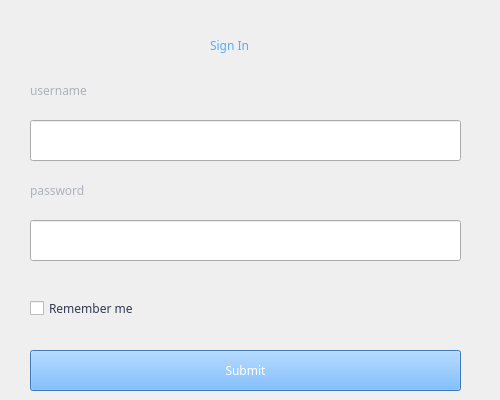
<?xml version="1.0" encoding="UTF-8"?>
<ui version="4.0">
 <class>first</class>
 <widget class="QWidget" name="first">
  <property name="geometry">
   <rect>
    <x>0</x>
    <y>0</y>
    <width>500</width>
    <height>400</height>
   </rect>
  </property>
  <property name="font">
   <font>
    <family>Modern</family>
   </font>
  </property>
  <property name="mouseTracking">
   <bool>false</bool>
  </property>
  <property name="windowTitle">
   <string>login</string>
  </property>
  <property name="windowIcon">
   <iconset>
    <normaloff>icons8_light_32.png</normaloff>icons8_light_32.png</iconset>
  </property>
  <property name="toolTip">
   <string>hello</string>
  </property>
  <widget class="QLineEdit" name="lineEdit">
   <property name="geometry">
    <rect>
     <x>30</x>
     <y>120</y>
     <width>431</width>
     <height>41</height>
    </rect>
   </property>
   <property name="styleSheet">
    <string notr="true">color: rgba(138, 144, 157, 0.7);
opacity: 1;
width: 100%;
padding: 8px;
font: 12pt &quot;MS Shell Dlg 2&quot;;</string>
   </property>
  </widget>
  <widget class="QLineEdit" name="lineEdit_2">
   <property name="geometry">
    <rect>
     <x>30</x>
     <y>220</y>
     <width>431</width>
     <height>41</height>
    </rect>
   </property>
   <property name="styleSheet">
    <string notr="true">color: rgba(138, 144, 157, 0.7);
opacity: 1;
width: 100%;
padding: 8px;
font: 12pt &quot;MS Shell Dlg 2&quot;;</string>
   </property>
  </widget>
  <widget class="QLabel" name="label">
   <property name="geometry">
    <rect>
     <x>30</x>
     <y>170</y>
     <width>381</width>
     <height>41</height>
    </rect>
   </property>
   <property name="styleSheet">
    <string notr="true">color: rgb(173, 177, 186);
font: 12pt &quot;MS Shell Dlg 2&quot;;</string>
   </property>
   <property name="text">
    <string>password</string>
   </property>
  </widget>
  <widget class="QLabel" name="label_2">
   <property name="geometry">
    <rect>
     <x>30</x>
     <y>70</y>
     <width>221</width>
     <height>41</height>
    </rect>
   </property>
   <property name="styleSheet">
    <string notr="true">color: rgb(173, 177, 186);
font: 12pt &quot;MS Shell Dlg 2&quot;;
</string>
   </property>
   <property name="text">
    <string>username</string>
   </property>
  </widget>
  <widget class="QPushButton" name="pushButton">
   <property name="geometry">
    <rect>
     <x>30</x>
     <y>350</y>
     <width>431</width>
     <height>41</height>
    </rect>
   </property>
   <property name="styleSheet">
    <string notr="true">background-color: rgb(85, 170, 255);
color: rgb(255, 255, 255);
font: 12pt &quot;MS Shell Dlg 2&quot;;</string>
   </property>
   <property name="text">
    <string>Submit</string>
   </property>
  </widget>
  <widget class="QCheckBox" name="checkBox">
   <property name="geometry">
    <rect>
     <x>30</x>
     <y>300</y>
     <width>161</width>
     <height>17</height>
    </rect>
   </property>
   <property name="styleSheet">
    <string notr="true">color: rgb(51, 58, 81);
font: 10pt &quot;MS Shell Dlg 2&quot;;</string>
   </property>
   <property name="text">
    <string>Remember me</string>
   </property>
  </widget>
  <widget class="QLabel" name="label_3">
   <property name="geometry">
    <rect>
     <x>210</x>
     <y>30</y>
     <width>141</width>
     <height>31</height>
    </rect>
   </property>
   <property name="styleSheet">
    <string notr="true">color: rgb(85, 170, 255);
font: 15pt &quot;MS Shell Dlg 2&quot;;
text-align: center;</string>
   </property>
   <property name="text">
    <string>Sign In</string>
   </property>
  </widget>
 </widget>
 <resources/>
 <connections/>
</ui>
